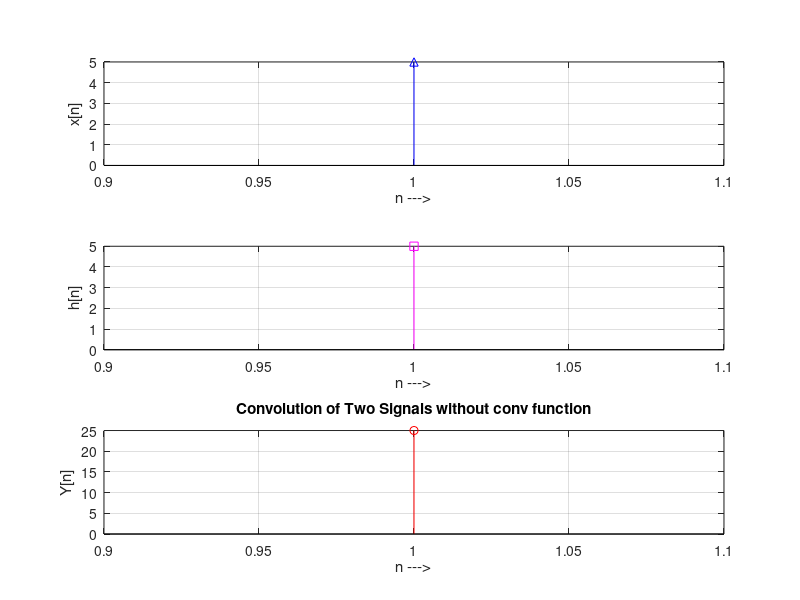

The MATLAB script that drew this image:
clc;
clear all;
close all;
clearvars;

% User Input
x=input('Enter sequence x: ')
h=input('Enter sequence h: ')

% convolution
m=length(x);
n=length(h);
X=[x,zeros(1,n)]; % zeros(1,n) ==> zero matrix (row=1, col=n)
H=[h,zeros(1,m)];
for i = 1:(n+m-1)   % Matlab index starts from 1
    Y(i)=0;  % Y(ith element) = value  
    for j = 1:m
        if (i-j+1 > 0)
            Y(i) = Y(i) +  X(j) * H(i-j+1) ; 
        else
        end
    end
end
disp("Convolution done...");
disp(Y)


% plot results
subplot(3,1,1); stem(x, '-b^'); xlabel('n --->');
ylabel('x[n]'); grid on;

subplot(3,1,2); stem(h, '-ms');
xlabel('n --->'); ylabel('h[n]'); grid on;

subplot(3,1,3); stem(Y, '-ro');
ylabel('Y[n]'); xlabel('n --->'); grid on;
title('Convolution of Two Signals without conv function');
